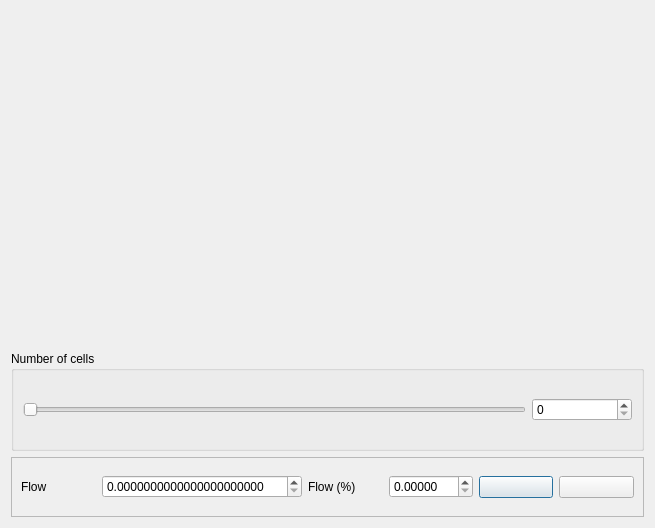
<?xml version="1.0" encoding="UTF-8"?>
<ui version="4.0">
 <class>DropFilter</class>
 <widget class="QDialog" name="DropFilter">
  <property name="geometry">
   <rect>
    <x>0</x>
    <y>0</y>
    <width>655</width>
    <height>528</height>
   </rect>
  </property>
  <property name="windowTitle">
   <string>Filter Dropped Cells</string>
  </property>
  <layout class="QVBoxLayout" name="verticalLayout">
   <item>
    <widget class="MplWidget" name="plotWidget" native="true"/>
   </item>
   <item>
    <widget class="QGroupBox" name="groupBox">
     <property name="maximumSize">
      <size>
       <width>16777215</width>
       <height>100</height>
      </size>
     </property>
     <property name="title">
      <string>Number of cells</string>
     </property>
     <layout class="QGridLayout" name="gridLayout">
      <item row="0" column="0">
       <widget class="QSlider" name="horizontalSlider">
        <property name="minimum">
         <number>0</number>
        </property>
        <property name="maximum">
         <number>100</number>
        </property>
        <property name="orientation">
         <enum>Qt::Horizontal</enum>
        </property>
       </widget>
      </item>
      <item row="0" column="1">
       <widget class="QSpinBox" name="spinBox">
        <property name="minimumSize">
         <size>
          <width>100</width>
          <height>0</height>
         </size>
        </property>
        <property name="readOnly">
         <bool>false</bool>
        </property>
        <property name="minimum">
         <number>0</number>
        </property>
        <property name="maximum">
         <number>999999</number>
        </property>
       </widget>
      </item>
     </layout>
    </widget>
   </item>
   <item>
    <widget class="QFrame" name="frame">
     <property name="maximumSize">
      <size>
       <width>16777215</width>
       <height>60</height>
      </size>
     </property>
     <property name="frameShape">
      <enum>QFrame::StyledPanel</enum>
     </property>
     <property name="frameShadow">
      <enum>QFrame::Raised</enum>
     </property>
     <layout class="QHBoxLayout" name="horizontalLayout">
      <item>
       <widget class="QLabel" name="label_2">
        <property name="text">
         <string>Flow</string>
        </property>
       </widget>
      </item>
      <item>
       <widget class="QDoubleSpinBox" name="flowSpinBox">
        <property name="minimumSize">
         <size>
          <width>200</width>
          <height>0</height>
         </size>
        </property>
        <property name="decimals">
         <number>22</number>
        </property>
        <property name="maximum">
         <double>999999999.000000000000000</double>
        </property>
       </widget>
      </item>
      <item>
       <widget class="QLabel" name="label">
        <property name="text">
         <string>Flow (%)</string>
        </property>
       </widget>
      </item>
      <item>
       <widget class="QDoubleSpinBox" name="flowPCSpinBox">
        <property name="decimals">
         <number>5</number>
        </property>
        <property name="maximum">
         <double>100.000000000000000</double>
        </property>
       </widget>
      </item>
      <item>
       <widget class="QPushButton" name="exportButton">
        <property name="toolTip">
         <string>Export as GIS layer</string>
        </property>
        <property name="text">
         <string/>
        </property>
        <property name="icon">
         <iconset resource="econet.qrc">
          <normaloff>:/icons/Layers-icon.png</normaloff>:/icons/Layers-icon.png</iconset>
        </property>
        <property name="iconSize">
         <size>
          <width>32</width>
          <height>32</height>
         </size>
        </property>
       </widget>
      </item>
      <item>
       <widget class="QPushButton" name="closeButton">
        <property name="toolTip">
         <string>Close</string>
        </property>
        <property name="text">
         <string/>
        </property>
        <property name="icon">
         <iconset resource="econet.qrc">
          <normaloff>:/icons/Button-Close-icon.png</normaloff>:/icons/Button-Close-icon.png</iconset>
        </property>
        <property name="iconSize">
         <size>
          <width>32</width>
          <height>32</height>
         </size>
        </property>
       </widget>
      </item>
     </layout>
    </widget>
   </item>
  </layout>
 </widget>
 <customwidgets>
  <customwidget>
   <class>MplWidget</class>
   <extends>QWidget</extends>
   <header location="global">mplwidget</header>
   <container>1</container>
  </customwidget>
 </customwidgets>
 <resources>
  <include location="econet.qrc"/>
 </resources>
 <connections/>
</ui>
